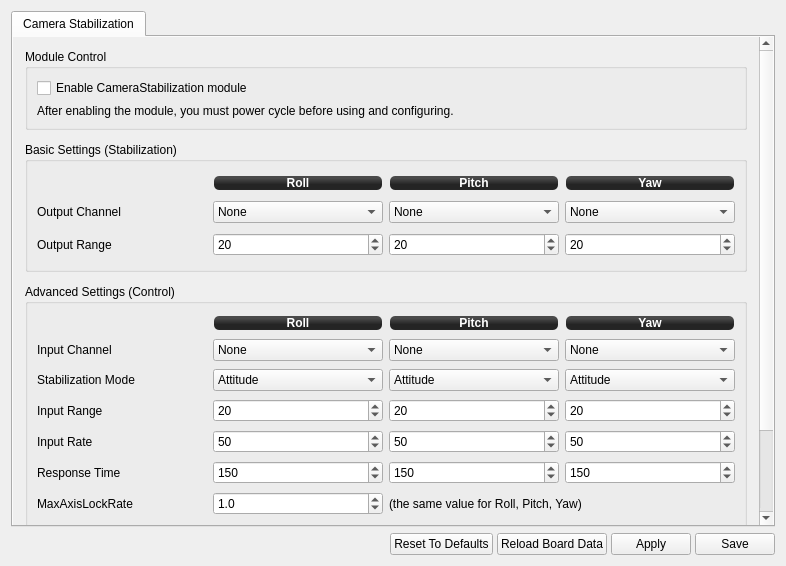
<?xml version="1.0" encoding="UTF-8"?>
<ui version="4.0">
 <class>CameraStabilizationWidget</class>
 <widget class="QWidget" name="CameraStabilizationWidget">
  <property name="geometry">
   <rect>
    <x>0</x>
    <y>0</y>
    <width>786</width>
    <height>566</height>
   </rect>
  </property>
  <property name="sizePolicy">
   <sizepolicy hsizetype="Preferred" vsizetype="Preferred">
    <horstretch>0</horstretch>
    <verstretch>0</verstretch>
   </sizepolicy>
  </property>
  <property name="minimumSize">
   <size>
    <width>0</width>
    <height>0</height>
   </size>
  </property>
  <property name="windowTitle">
   <string>Form</string>
  </property>
  <layout class="QVBoxLayout" name="verticalLayout_5">
   <item>
    <widget class="QTabWidget" name="tabWidget">
     <property name="sizePolicy">
      <sizepolicy hsizetype="Expanding" vsizetype="Expanding">
       <horstretch>0</horstretch>
       <verstretch>0</verstretch>
      </sizepolicy>
     </property>
     <property name="currentIndex">
      <number>0</number>
     </property>
     <widget class="QWidget" name="tab">
      <attribute name="title">
       <string>Camera Stabilization</string>
      </attribute>
      <layout class="QVBoxLayout" name="verticalLayout_2">
       <property name="margin">
        <number>0</number>
       </property>
       <item>
        <widget class="QScrollArea" name="scrollArea">
         <property name="sizePolicy">
          <sizepolicy hsizetype="Expanding" vsizetype="Expanding">
           <horstretch>0</horstretch>
           <verstretch>0</verstretch>
          </sizepolicy>
         </property>
         <property name="frameShape">
          <enum>QFrame::NoFrame</enum>
         </property>
         <property name="widgetResizable">
          <bool>true</bool>
         </property>
         <widget class="QWidget" name="scrollAreaWidgetContents_2">
          <property name="geometry">
           <rect>
            <x>0</x>
            <y>0</y>
            <width>741</width>
            <height>559</height>
           </rect>
          </property>
          <layout class="QVBoxLayout" name="verticalLayout">
           <property name="spacing">
            <number>12</number>
           </property>
           <property name="margin">
            <number>12</number>
           </property>
           <item>
            <widget class="QGroupBox" name="groupBox_2">
             <property name="sizePolicy">
              <sizepolicy hsizetype="Preferred" vsizetype="Preferred">
               <horstretch>0</horstretch>
               <verstretch>0</verstretch>
              </sizepolicy>
             </property>
             <property name="minimumSize">
              <size>
               <width>0</width>
               <height>0</height>
              </size>
             </property>
             <property name="maximumSize">
              <size>
               <width>16777215</width>
               <height>16777215</height>
              </size>
             </property>
             <property name="title">
              <string>Module Control</string>
             </property>
             <layout class="QVBoxLayout" name="verticalLayout_4">
              <item>
               <widget class="QCheckBox" name="enableCameraStabilization">
                <property name="focusPolicy">
                 <enum>Qt::StrongFocus</enum>
                </property>
                <property name="text">
                 <string>Enable CameraStabilization module</string>
                </property>
               </widget>
              </item>
              <item>
               <widget class="QLabel" name="label_7">
                <property name="text">
                 <string>After enabling the module, you must power cycle before using and configuring.</string>
                </property>
               </widget>
              </item>
             </layout>
            </widget>
           </item>
           <item>
            <widget class="QGroupBox" name="groupBox_5">
             <property name="sizePolicy">
              <sizepolicy hsizetype="Preferred" vsizetype="Preferred">
               <horstretch>0</horstretch>
               <verstretch>0</verstretch>
              </sizepolicy>
             </property>
             <property name="minimumSize">
              <size>
               <width>0</width>
               <height>130</height>
              </size>
             </property>
             <property name="maximumSize">
              <size>
               <width>16777215</width>
               <height>16777215</height>
              </size>
             </property>
             <property name="title">
              <string>Basic Settings (Stabilization)</string>
             </property>
             <layout class="QGridLayout" name="gridLayout_9">
              <item row="2" column="3">
               <widget class="QSpinBox" name="yawOutputRange">
                <property name="focusPolicy">
                 <enum>Qt::StrongFocus</enum>
                </property>
                <property name="toolTip">
                 <string>Camera yaw angle for 100% output value, deg.

This value should be tuned for particular gimbal and servo. You also
have to define channel output range using Output configuration tab.</string>
                </property>
                <property name="maximum">
                 <number>180</number>
                </property>
                <property name="value">
                 <number>20</number>
                </property>
                <property name="objrelation" stdset="0">
                 <stringlist>
                  <string>objname:CameraStabSettings</string>
                  <string>fieldname:OutputRange</string>
                  <string>element:Yaw</string>
                  <string>haslimits:no</string>
                  <string>scale:1</string>
                  <string>buttongroup:1</string>
                 </stringlist>
                </property>
               </widget>
              </item>
              <item row="2" column="2">
               <widget class="QSpinBox" name="pitchOutputRange">
                <property name="focusPolicy">
                 <enum>Qt::StrongFocus</enum>
                </property>
                <property name="toolTip">
                 <string>Camera pitch angle for 100% output value, deg.

This value should be tuned for particular gimbal and servo. You also
have to define channel output range using Output configuration tab.</string>
                </property>
                <property name="maximum">
                 <number>180</number>
                </property>
                <property name="value">
                 <number>20</number>
                </property>
                <property name="objrelation" stdset="0">
                 <stringlist>
                  <string>objname:CameraStabSettings</string>
                  <string>fieldname:OutputRange</string>
                  <string>element:Pitch</string>
                  <string>haslimits:no</string>
                  <string>scale:1</string>
                  <string>buttongroup:1</string>
                 </stringlist>
                </property>
               </widget>
              </item>
              <item row="2" column="1">
               <widget class="QSpinBox" name="rollOutputRange">
                <property name="focusPolicy">
                 <enum>Qt::StrongFocus</enum>
                </property>
                <property name="toolTip">
                 <string>Camera roll angle for 100% output value, deg.

This value should be tuned for particular gimbal and servo. You also
have to define channel output range using Output configuration tab.</string>
                </property>
                <property name="maximum">
                 <number>180</number>
                </property>
                <property name="value">
                 <number>20</number>
                </property>
                <property name="objrelation" stdset="0">
                 <stringlist>
                  <string>objname:CameraStabSettings</string>
                  <string>fieldname:OutputRange</string>
                  <string>element:Roll</string>
                  <string>haslimits:no</string>
                  <string>scale:1</string>
                  <string>buttongroup:1</string>
                 </stringlist>
                </property>
               </widget>
              </item>
              <item row="1" column="3">
               <widget class="QComboBox" name="yawChannel">
                <property name="focusPolicy">
                 <enum>Qt::StrongFocus</enum>
                </property>
                <property name="toolTip">
                 <string>Yaw output channel for camera gimbal</string>
                </property>
                <item>
                 <property name="text">
                  <string>None</string>
                 </property>
                </item>
               </widget>
              </item>
              <item row="1" column="2">
               <widget class="QComboBox" name="pitchChannel">
                <property name="focusPolicy">
                 <enum>Qt::StrongFocus</enum>
                </property>
                <property name="toolTip">
                 <string>Pitch output channel for camera gimbal</string>
                </property>
                <item>
                 <property name="text">
                  <string>None</string>
                 </property>
                </item>
               </widget>
              </item>
              <item row="1" column="1">
               <widget class="QComboBox" name="rollChannel">
                <property name="focusPolicy">
                 <enum>Qt::StrongFocus</enum>
                </property>
                <property name="toolTip">
                 <string>Roll output channel for camera gimbal</string>
                </property>
                <item>
                 <property name="text">
                  <string>None</string>
                 </property>
                </item>
               </widget>
              </item>
              <item row="1" column="0">
               <widget class="QLabel" name="label_42">
                <property name="text">
                 <string>Output Channel</string>
                </property>
               </widget>
              </item>
              <item row="2" column="0">
               <widget class="QLabel" name="label_43">
                <property name="text">
                 <string>Output Range</string>
                </property>
               </widget>
              </item>
              <item row="0" column="3">
               <widget class="QLabel" name="label_44">
                <property name="minimumSize">
                 <size>
                  <width>0</width>
                  <height>16</height>
                 </size>
                </property>
                <property name="maximumSize">
                 <size>
                  <width>16777215</width>
                  <height>16</height>
                 </size>
                </property>
                <property name="styleSheet">
                 <string notr="true">background-color: qlineargradient(spread:reflect, x1:0.507, y1:0, x2:0.507, y2:0.772, stop:0.208955 rgba(74, 74, 74, 255), stop:0.78607 rgba(36, 36, 36, 255));
color: rgb(255, 255, 255);
border-radius: 5;
font: bold 12px;
margin:1px;</string>
                </property>
                <property name="text">
                 <string>Yaw</string>
                </property>
                <property name="alignment">
                 <set>Qt::AlignCenter</set>
                </property>
               </widget>
              </item>
              <item row="0" column="2">
               <widget class="QLabel" name="label_45">
                <property name="minimumSize">
                 <size>
                  <width>0</width>
                  <height>16</height>
                 </size>
                </property>
                <property name="maximumSize">
                 <size>
                  <width>16777215</width>
                  <height>16</height>
                 </size>
                </property>
                <property name="styleSheet">
                 <string notr="true">background-color: qlineargradient(spread:reflect, x1:0.507, y1:0, x2:0.507, y2:0.772, stop:0.208955 rgba(74, 74, 74, 255), stop:0.78607 rgba(36, 36, 36, 255));
color: rgb(255, 255, 255);
border-radius: 5;
font: bold 12px;
margin:1px;</string>
                </property>
                <property name="text">
                 <string>Pitch</string>
                </property>
                <property name="alignment">
                 <set>Qt::AlignCenter</set>
                </property>
               </widget>
              </item>
              <item row="0" column="1">
               <widget class="QLabel" name="label_46">
                <property name="minimumSize">
                 <size>
                  <width>0</width>
                  <height>16</height>
                 </size>
                </property>
                <property name="maximumSize">
                 <size>
                  <width>16777215</width>
                  <height>16</height>
                 </size>
                </property>
                <property name="styleSheet">
                 <string notr="true">background-color: qlineargradient(spread:reflect, x1:0.507, y1:0, x2:0.507, y2:0.772, stop:0.208955 rgba(74, 74, 74, 255), stop:0.78607 rgba(36, 36, 36, 255));
color: rgb(255, 255, 255);
border-radius: 5;
font: bold 12px;
margin:1px;</string>
                </property>
                <property name="text">
                 <string>Roll</string>
                </property>
                <property name="alignment">
                 <set>Qt::AlignCenter</set>
                </property>
               </widget>
              </item>
             </layout>
            </widget>
           </item>
           <item>
            <widget class="QGroupBox" name="groupBox">
             <property name="sizePolicy">
              <sizepolicy hsizetype="Preferred" vsizetype="Preferred">
               <horstretch>0</horstretch>
               <verstretch>0</verstretch>
              </sizepolicy>
             </property>
             <property name="minimumSize">
              <size>
               <width>0</width>
               <height>250</height>
              </size>
             </property>
             <property name="maximumSize">
              <size>
               <width>16777215</width>
               <height>16777215</height>
              </size>
             </property>
             <property name="title">
              <string>Advanced Settings (Control)</string>
             </property>
             <layout class="QGridLayout" name="gridLayout_8">
              <property name="verticalSpacing">
               <number>6</number>
              </property>
              <item row="0" column="3">
               <widget class="QLabel" name="label_32">
                <property name="minimumSize">
                 <size>
                  <width>0</width>
                  <height>16</height>
                 </size>
                </property>
                <property name="maximumSize">
                 <size>
                  <width>16777215</width>
                  <height>16</height>
                 </size>
                </property>
                <property name="styleSheet">
                 <string notr="true">background-color: qlineargradient(spread:reflect, x1:0.507, y1:0, x2:0.507, y2:0.772, stop:0.208955 rgba(74, 74, 74, 255), stop:0.78607 rgba(36, 36, 36, 255));
color: rgb(255, 255, 255);
border-radius: 5;
font: bold 12px;
margin:1px;</string>
                </property>
                <property name="text">
                 <string>Yaw</string>
                </property>
                <property name="alignment">
                 <set>Qt::AlignCenter</set>
                </property>
               </widget>
              </item>
              <item row="0" column="2">
               <widget class="QLabel" name="label_33">
                <property name="minimumSize">
                 <size>
                  <width>0</width>
                  <height>16</height>
                 </size>
                </property>
                <property name="maximumSize">
                 <size>
                  <width>16777215</width>
                  <height>16</height>
                 </size>
                </property>
                <property name="styleSheet">
                 <string notr="true">background-color: qlineargradient(spread:reflect, x1:0.507, y1:0, x2:0.507, y2:0.772, stop:0.208955 rgba(74, 74, 74, 255), stop:0.78607 rgba(36, 36, 36, 255));
color: rgb(255, 255, 255);
border-radius: 5;
font: bold 12px;
margin:1px;</string>
                </property>
                <property name="text">
                 <string>Pitch</string>
                </property>
                <property name="alignment">
                 <set>Qt::AlignCenter</set>
                </property>
               </widget>
              </item>
              <item row="0" column="1">
               <widget class="QLabel" name="label_34">
                <property name="minimumSize">
                 <size>
                  <width>0</width>
                  <height>16</height>
                 </size>
                </property>
                <property name="maximumSize">
                 <size>
                  <width>16777215</width>
                  <height>16</height>
                 </size>
                </property>
                <property name="styleSheet">
                 <string notr="true">background-color: qlineargradient(spread:reflect, x1:0.507, y1:0, x2:0.507, y2:0.772, stop:0.208955 rgba(74, 74, 74, 255), stop:0.78607 rgba(36, 36, 36, 255));
color: rgb(255, 255, 255);
border-radius: 5;
font: bold 12px;
margin:1px;</string>
                </property>
                <property name="text">
                 <string>Roll</string>
                </property>
                <property name="alignment">
                 <set>Qt::AlignCenter</set>
                </property>
               </widget>
              </item>
              <item row="1" column="3">
               <widget class="QComboBox" name="yawInputChannel">
                <property name="focusPolicy">
                 <enum>Qt::StrongFocus</enum>
                </property>
                <property name="toolTip">
                 <string>Input channel to control camera yaw

Don't forget to map this channel using Input configuration tab.</string>
                </property>
                <property name="objrelation" stdset="0">
                 <stringlist>
                  <string>objname:CameraStabSettings</string>
                  <string>fieldname:Input</string>
                  <string>element:Yaw</string>
                  <string>buttongroup:1</string>
                 </stringlist>
                </property>
                <item>
                 <property name="text">
                  <string>None</string>
                 </property>
                </item>
               </widget>
              </item>
              <item row="1" column="2">
               <widget class="QComboBox" name="pitchInputChannel">
                <property name="focusPolicy">
                 <enum>Qt::StrongFocus</enum>
                </property>
                <property name="toolTip">
                 <string>Input channel to control camera pitch

Don't forget to map this channel using Input configuration tab.</string>
                </property>
                <property name="objrelation" stdset="0">
                 <stringlist>
                  <string>objname:CameraStabSettings</string>
                  <string>fieldname:Input</string>
                  <string>element:Pitch</string>
                  <string>buttongroup:1</string>
                 </stringlist>
                </property>
                <item>
                 <property name="text">
                  <string>None</string>
                 </property>
                </item>
               </widget>
              </item>
              <item row="1" column="1">
               <widget class="QComboBox" name="rollInputChannel">
                <property name="focusPolicy">
                 <enum>Qt::StrongFocus</enum>
                </property>
                <property name="toolTip">
                 <string>Input channel to control camera roll

Don't forget to map this channel using Input configuration tab.</string>
                </property>
                <property name="objrelation" stdset="0">
                 <stringlist>
                  <string>objname:CameraStabSettings</string>
                  <string>fieldname:Input</string>
                  <string>element:Roll</string>
                  <string>buttongroup:1</string>
                 </stringlist>
                </property>
                <item>
                 <property name="text">
                  <string>None</string>
                 </property>
                </item>
               </widget>
              </item>
              <item row="1" column="0">
               <widget class="QLabel" name="label_35">
                <property name="text">
                 <string>Input Channel</string>
                </property>
               </widget>
              </item>
              <item row="2" column="3">
               <widget class="QComboBox" name="yawStabilizationMode">
                <property name="focusPolicy">
                 <enum>Qt::StrongFocus</enum>
                </property>
                <property name="toolTip">
                 <string>Axis stabilization mode

Attitude: camera tracks level for the axis. Input controls the deflection.
AxisLock: camera remembers tracking attitude. Input controls the rate of deflection.</string>
                </property>
                <property name="objrelation" stdset="0">
                 <stringlist>
                  <string>objname:CameraStabSettings</string>
                  <string>fieldname:StabilizationMode</string>
                  <string>element:Yaw</string>
                  <string>buttongroup:1</string>
                 </stringlist>
                </property>
                <item>
                 <property name="text">
                  <string>Attitude</string>
                 </property>
                </item>
               </widget>
              </item>
              <item row="3" column="3">
               <widget class="QSpinBox" name="yawInputRange">
                <property name="focusPolicy">
                 <enum>Qt::StrongFocus</enum>
                </property>
                <property name="toolTip">
                 <string>Maximum camera yaw deflection for 100% input in Attitude mode, deg.</string>
                </property>
                <property name="maximum">
                 <number>180</number>
                </property>
                <property name="value">
                 <number>20</number>
                </property>
                <property name="objrelation" stdset="0">
                 <stringlist>
                  <string>objname:CameraStabSettings</string>
                  <string>fieldname:InputRange</string>
                  <string>element:Yaw</string>
                  <string>haslimits:no</string>
                  <string>scale:1</string>
                  <string>buttongroup:1</string>
                 </stringlist>
                </property>
               </widget>
              </item>
              <item row="4" column="3">
               <widget class="QSpinBox" name="yawInputRate">
                <property name="focusPolicy">
                 <enum>Qt::StrongFocus</enum>
                </property>
                <property name="toolTip">
                 <string>Maximum camera yaw rate for 100% input in AxisLock mode, deg/s.</string>
                </property>
                <property name="maximum">
                 <number>180</number>
                </property>
                <property name="value">
                 <number>50</number>
                </property>
                <property name="objrelation" stdset="0">
                 <stringlist>
                  <string>objname:CameraStabSettings</string>
                  <string>fieldname:InputRate</string>
                  <string>element:Yaw</string>
                  <string>haslimits:no</string>
                  <string>scale:1</string>
                  <string>buttongroup:1</string>
                 </stringlist>
                </property>
               </widget>
              </item>
              <item row="5" column="3">
               <widget class="QSpinBox" name="yawResponseTime">
                <property name="focusPolicy">
                 <enum>Qt::StrongFocus</enum>
                </property>
                <property name="toolTip">
                 <string>Input low-pass filter response time for yaw axis, ms.

This option smoothes the stick input. Zero value disables LPF.</string>
                </property>
                <property name="maximum">
                 <number>1000</number>
                </property>
                <property name="value">
                 <number>150</number>
                </property>
                <property name="objrelation" stdset="0">
                 <stringlist>
                  <string>objname:CameraStabSettings</string>
                  <string>fieldname:ResponseTime</string>
                  <string>element:Yaw</string>
                  <string>haslimits:no</string>
                  <string>scale:1</string>
                  <string>buttongroup:1</string>
                 </stringlist>
                </property>
               </widget>
              </item>
              <item row="2" column="2">
               <widget class="QComboBox" name="pitchStabilizationMode">
                <property name="focusPolicy">
                 <enum>Qt::StrongFocus</enum>
                </property>
                <property name="toolTip">
                 <string>Axis stabilization mode

Attitude: camera tracks level for the axis. Input controls the deflection.
AxisLock: camera remembers tracking attitude. Input controls the rate of deflection.</string>
                </property>
                <property name="objrelation" stdset="0">
                 <stringlist>
                  <string>objname:CameraStabSettings</string>
                  <string>fieldname:StabilizationMode</string>
                  <string>element:Pitch</string>
                  <string>buttongroup:1</string>
                 </stringlist>
                </property>
                <item>
                 <property name="text">
                  <string>Attitude</string>
                 </property>
                </item>
               </widget>
              </item>
              <item row="3" column="2">
               <widget class="QSpinBox" name="pitchInputRange">
                <property name="focusPolicy">
                 <enum>Qt::StrongFocus</enum>
                </property>
                <property name="toolTip">
                 <string>Maximum camera pitch deflection for 100% input in Attitude mode, deg.</string>
                </property>
                <property name="maximum">
                 <number>180</number>
                </property>
                <property name="value">
                 <number>20</number>
                </property>
                <property name="objrelation" stdset="0">
                 <stringlist>
                  <string>objname:CameraStabSettings</string>
                  <string>fieldname:InputRange</string>
                  <string>element:Pitch</string>
                  <string>haslimits:no</string>
                  <string>scale:1</string>
                  <string>buttongroup:1</string>
                 </stringlist>
                </property>
               </widget>
              </item>
              <item row="4" column="2">
               <widget class="QSpinBox" name="pitchInputRate">
                <property name="focusPolicy">
                 <enum>Qt::StrongFocus</enum>
                </property>
                <property name="toolTip">
                 <string>Maximum camera pitch rate for 100% input in AxisLock mode, deg/s.</string>
                </property>
                <property name="maximum">
                 <number>180</number>
                </property>
                <property name="value">
                 <number>50</number>
                </property>
                <property name="objrelation" stdset="0">
                 <stringlist>
                  <string>objname:CameraStabSettings</string>
                  <string>fieldname:InputRate</string>
                  <string>element:Pitch</string>
                  <string>haslimits:no</string>
                  <string>scale:1</string>
                  <string>buttongroup:1</string>
                 </stringlist>
                </property>
               </widget>
              </item>
              <item row="5" column="2">
               <widget class="QSpinBox" name="pitchResponseTime">
                <property name="focusPolicy">
                 <enum>Qt::StrongFocus</enum>
                </property>
                <property name="toolTip">
                 <string>Input low-pass filter response time for pitch axis, ms.

This option smoothes the stick input. Zero value disables LPF.</string>
                </property>
                <property name="maximum">
                 <number>1000</number>
                </property>
                <property name="value">
                 <number>150</number>
                </property>
                <property name="objrelation" stdset="0">
                 <stringlist>
                  <string>objname:CameraStabSettings</string>
                  <string>fieldname:ResponseTime</string>
                  <string>element:Pitch</string>
                  <string>haslimits:no</string>
                  <string>scale:1</string>
                  <string>buttongroup:1</string>
                 </stringlist>
                </property>
               </widget>
              </item>
              <item row="2" column="1">
               <widget class="QComboBox" name="rollStabilizationMode">
                <property name="focusPolicy">
                 <enum>Qt::StrongFocus</enum>
                </property>
                <property name="toolTip">
                 <string>Axis stabilization mode

Attitude: camera tracks level for the axis. Input controls the deflection.
AxisLock: camera remembers tracking attitude. Input controls the rate of deflection.</string>
                </property>
                <property name="objrelation" stdset="0">
                 <stringlist>
                  <string>objname:CameraStabSettings</string>
                  <string>fieldname:StabilizationMode</string>
                  <string>element:Roll</string>
                  <string>buttongroup:1</string>
                 </stringlist>
                </property>
                <item>
                 <property name="text">
                  <string>Attitude</string>
                 </property>
                </item>
               </widget>
              </item>
              <item row="3" column="1">
               <widget class="QSpinBox" name="rollInputRange">
                <property name="focusPolicy">
                 <enum>Qt::StrongFocus</enum>
                </property>
                <property name="toolTip">
                 <string>Maximum camera roll deflection for 100% input in Attitude mode, deg.</string>
                </property>
                <property name="maximum">
                 <number>180</number>
                </property>
                <property name="value">
                 <number>20</number>
                </property>
                <property name="objrelation" stdset="0">
                 <stringlist>
                  <string>objname:CameraStabSettings</string>
                  <string>fieldname:InputRange</string>
                  <string>element:Roll</string>
                  <string>haslimits:no</string>
                  <string>scale:1</string>
                  <string>buttongroup:1</string>
                 </stringlist>
                </property>
               </widget>
              </item>
              <item row="4" column="1">
               <widget class="QSpinBox" name="rollInputRate">
                <property name="focusPolicy">
                 <enum>Qt::StrongFocus</enum>
                </property>
                <property name="toolTip">
                 <string>Maximum camera roll rate for 100% input in AxisLock mode, deg/s.</string>
                </property>
                <property name="maximum">
                 <number>180</number>
                </property>
                <property name="value">
                 <number>50</number>
                </property>
                <property name="objrelation" stdset="0">
                 <stringlist>
                  <string>objname:CameraStabSettings</string>
                  <string>fieldname:InputRate</string>
                  <string>element:Roll</string>
                  <string>haslimits:no</string>
                  <string>scale:1</string>
                  <string>buttongroup:1</string>
                 </stringlist>
                </property>
               </widget>
              </item>
              <item row="5" column="1">
               <widget class="QSpinBox" name="rollResponseTime">
                <property name="focusPolicy">
                 <enum>Qt::StrongFocus</enum>
                </property>
                <property name="toolTip">
                 <string>Input low-pass filter response time for roll axis, ms.

This option smoothes the stick input. Zero value disables LPF.</string>
                </property>
                <property name="maximum">
                 <number>1000</number>
                </property>
                <property name="value">
                 <number>150</number>
                </property>
                <property name="objrelation" stdset="0">
                 <stringlist>
                  <string>objname:CameraStabSettings</string>
                  <string>fieldname:ResponseTime</string>
                  <string>element:Roll</string>
                  <string>haslimits:no</string>
                  <string>scale:1</string>
                  <string>buttongroup:1</string>
                 </stringlist>
                </property>
               </widget>
              </item>
              <item row="6" column="0">
               <widget class="QLabel" name="label_36">
                <property name="text">
                 <string>MaxAxisLockRate</string>
                </property>
               </widget>
              </item>
              <item row="5" column="0">
               <widget class="QLabel" name="label_37">
                <property name="text">
                 <string>Response Time</string>
                </property>
               </widget>
              </item>
              <item row="4" column="0">
               <widget class="QLabel" name="label_38">
                <property name="text">
                 <string>Input Rate</string>
                </property>
               </widget>
              </item>
              <item row="3" column="0">
               <widget class="QLabel" name="label_39">
                <property name="text">
                 <string>Input Range</string>
                </property>
               </widget>
              </item>
              <item row="2" column="0">
               <widget class="QLabel" name="label_40">
                <property name="text">
                 <string>Stabilization Mode</string>
                </property>
               </widget>
              </item>
              <item row="6" column="2" colspan="2">
               <widget class="QLabel" name="label_41">
                <property name="text">
                 <string>(the same value for Roll, Pitch, Yaw)</string>
                </property>
               </widget>
              </item>
              <item row="6" column="1">
               <widget class="QDoubleSpinBox" name="MaxAxisLockRate">
                <property name="focusPolicy">
                 <enum>Qt::StrongFocus</enum>
                </property>
                <property name="toolTip">
                 <string>Stick input deadband for all axes in AxisLock mode, deg/s.

When stick input is within the MaxAxisLockRate range, camera tracks
current attitude. Otherwise it starts moving according to input with
rate depending on input value.

If you have drift in your Tx controls, you may want to increase this
value.</string>
                </property>
                <property name="decimals">
                 <number>1</number>
                </property>
                <property name="singleStep">
                 <double>0.100000000000000</double>
                </property>
                <property name="value">
                 <double>1.000000000000000</double>
                </property>
                <property name="objrelation" stdset="0">
                 <stringlist>
                  <string>objname:CameraStabSettings</string>
                  <string>fieldname:MaxAxisLockRate</string>
                  <string>haslimits:no</string>
                  <string>scale:1</string>
                  <string>buttongroup:1</string>
                 </stringlist>
                </property>
               </widget>
              </item>
             </layout>
            </widget>
           </item>
           <item>
            <widget class="QGroupBox" name="groupBox_4">
             <property name="minimumSize">
              <size>
               <width>0</width>
               <height>71</height>
              </size>
             </property>
             <property name="maximumSize">
              <size>
               <width>16777215</width>
               <height>16777215</height>
              </size>
             </property>
             <property name="title">
              <string>Messages</string>
             </property>
             <layout class="QVBoxLayout" name="verticalLayout_3">
              <item>
               <widget class="QLabel" name="message">
                <property name="autoFillBackground">
                 <bool>false</bool>
                </property>
                <property name="text">
                 <string/>
                </property>
               </widget>
              </item>
             </layout>
            </widget>
           </item>
           <item>
            <spacer name="verticalSpacer_2">
             <property name="orientation">
              <enum>Qt::Vertical</enum>
             </property>
             <property name="sizeType">
              <enum>QSizePolicy::Expanding</enum>
             </property>
             <property name="sizeHint" stdset="0">
              <size>
               <width>20</width>
               <height>40</height>
              </size>
             </property>
            </spacer>
           </item>
          </layout>
         </widget>
        </widget>
       </item>
      </layout>
     </widget>
    </widget>
   </item>
   <item>
    <layout class="QGridLayout" name="gridLayout">
     <property name="horizontalSpacing">
      <number>4</number>
     </property>
     <item row="0" column="0">
      <spacer name="horizontalSpacer">
       <property name="orientation">
        <enum>Qt::Horizontal</enum>
       </property>
       <property name="sizeHint" stdset="0">
        <size>
         <width>288</width>
         <height>18</height>
        </size>
       </property>
      </spacer>
     </item>
     <item row="0" column="1">
      <widget class="QPushButton" name="camerastabilizationHelp">
       <property name="sizePolicy">
        <sizepolicy hsizetype="Fixed" vsizetype="Fixed">
         <horstretch>0</horstretch>
         <verstretch>0</verstretch>
        </sizepolicy>
       </property>
       <property name="maximumSize">
        <size>
         <width>25</width>
         <height>25</height>
        </size>
       </property>
       <property name="font">
        <font>
         <kerning>true</kerning>
        </font>
       </property>
       <property name="text">
        <string/>
       </property>
       <property name="icon">
        <iconset resource="../coreplugin/core.qrc">
         <normaloff>:/core/images/helpicon.svg</normaloff>:/core/images/helpicon.svg</iconset>
       </property>
       <property name="iconSize">
        <size>
         <width>25</width>
         <height>25</height>
        </size>
       </property>
       <property name="shortcut">
        <string>Ctrl+S</string>
       </property>
       <property name="default">
        <bool>false</bool>
       </property>
       <property name="flat">
        <bool>true</bool>
       </property>
       <property name="objrelation" stdset="0">
        <stringlist>
         <string>button:help</string>
         <string>url:http://wiki.openpilot.org/display/Doc/Camera+Stabilization+Configuration</string>
        </stringlist>
       </property>
      </widget>
     </item>
     <item row="0" column="2">
      <widget class="QPushButton" name="camerastabilizationResetToDefaults">
       <property name="minimumSize">
        <size>
         <width>0</width>
         <height>0</height>
        </size>
       </property>
       <property name="maximumSize">
        <size>
         <width>16777215</width>
         <height>16777215</height>
        </size>
       </property>
       <property name="toolTip">
        <string>Load default CameraStabilization settings except output channels into GCS.

Loaded settings are not applied automatically. You have to click the
Apply or Save button afterwards.</string>
       </property>
       <property name="text">
        <string>Reset To Defaults</string>
       </property>
       <property name="objrelation" stdset="0">
        <stringlist>
         <string>button:default</string>
         <string>buttongroup:1</string>
        </stringlist>
       </property>
      </widget>
     </item>
     <item row="0" column="3">
      <widget class="QPushButton" name="pushButton">
       <property name="minimumSize">
        <size>
         <width>0</width>
         <height>0</height>
        </size>
       </property>
       <property name="maximumSize">
        <size>
         <width>16777215</width>
         <height>16777215</height>
        </size>
       </property>
       <property name="toolTip">
        <string>Reloads saved CameraStabilization settings  except output channels
from board into GCS. Useful if you have accidentally changed some
settings.

Loaded settings are not applied automatically. You have to click the
Apply or Save button afterwards.</string>
       </property>
       <property name="text">
        <string>Reload Board Data</string>
       </property>
       <property name="objrelation" stdset="0">
        <stringlist>
         <string>button:reload</string>
         <string>buttongroup:1</string>
        </stringlist>
       </property>
      </widget>
     </item>
     <item row="0" column="4">
      <widget class="QPushButton" name="camerastabilizationSaveRAM">
       <property name="minimumSize">
        <size>
         <width>0</width>
         <height>0</height>
        </size>
       </property>
       <property name="maximumSize">
        <size>
         <width>16777215</width>
         <height>16777215</height>
        </size>
       </property>
       <property name="toolTip">
        <string>Send settings to the board but do not save to the non-volatile memory</string>
       </property>
       <property name="text">
        <string>Apply</string>
       </property>
       <property name="objrelation" stdset="0">
        <stringlist>
         <string>button:apply</string>
        </stringlist>
       </property>
      </widget>
     </item>
     <item row="0" column="5">
      <widget class="QPushButton" name="camerastabilizationSaveSD">
       <property name="minimumSize">
        <size>
         <width>0</width>
         <height>0</height>
        </size>
       </property>
       <property name="maximumSize">
        <size>
         <width>16777215</width>
         <height>16777215</height>
        </size>
       </property>
       <property name="toolTip">
        <string>Send settings to the board and save to the non-volatile memory</string>
       </property>
       <property name="text">
        <string>Save</string>
       </property>
       <property name="checked">
        <bool>false</bool>
       </property>
       <property name="objrelation" stdset="0">
        <stringlist>
         <string>button:save</string>
        </stringlist>
       </property>
      </widget>
     </item>
    </layout>
   </item>
  </layout>
 </widget>
 <tabstops>
  <tabstop>scrollArea</tabstop>
 </tabstops>
 <resources>
  <include location="../coreplugin/core.qrc"/>
 </resources>
 <connections/>
</ui>
